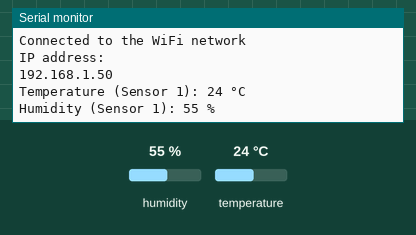
Simulated run of this sketch. Board: ESP32. On the bench: the last lines printed to the serial monitor. Inputs (shaded band) come from the test bench; at power-on: humidity 55 %, temperature 24 °C. WiFi joins after 1.5 s; servers stay silent unless stated; web services answer with replies made up by the test bench.

Above: at 2.7 s.
2.8 s: humidity set to 22 %
At 5.6 s:
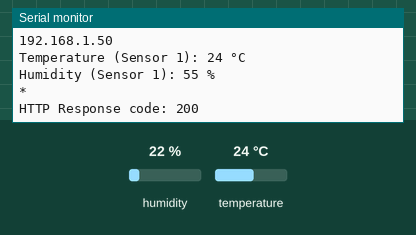
6.2 s: temperature set to 12 °C
At 7.7 s:
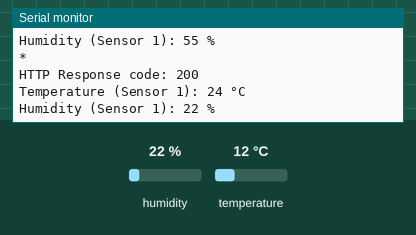
8.8 s: humidity set to 40 %
At 8.97 s:
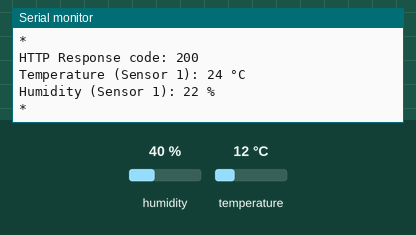
Timing chart, 0 to 11.8 s (numbered marks = the images above; inputs shaded):
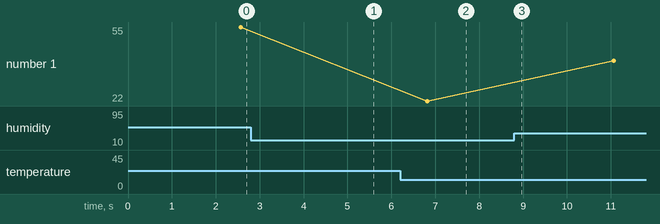

Measured:
- plotted number 1: 22 → 40 after the input at 8.8 s

The sketch:

sketch_oct1a_copy_20241218124431.ino
```cpp
#include <DHT11.h>
#include "WiFi.h"
#include <HTTPClient.h>

// Create instances of the DHT11 class for the two sensors.
DHT11 dht11_1(4);  // Sensor 1 connected to Digital I/O Pin 4.
const char* ssid = "DragonFi";
const char* password =  "NIPERADAMAS";

const char* serverName = "https://api.thingspeak.com/update?api_key=WM1WOR0A735TXP4J"; // ThingSpeak API endpoint
unsigned long lastRestartTime = 0;

void setup() {
    // Initialize serial communication to allow debugging and data readout.
    Serial.begin(9600);
    Serial.println("Power_on");
    WiFi.begin(ssid, password);

    while (WiFi.status() != WL_CONNECTED) {
        delay(500);
        Serial.println("Connecting to WiFi..");
    }

    Serial.println("Connected to the WiFi network");
    Serial.println("IP address: ");
    Serial.println(WiFi.localIP());
}

void loop() {
    if (WiFi.status() != WL_CONNECTED) {
        Serial.println("Reconnecting to WiFi...");
        WiFi.disconnect();
        WiFi.reconnect();
    }

    // Attempt to read the temperature and humidity values from the first DHT11 sensor.
    int temperature = dht11_1.readTemperature();
    int humidity = dht11_1.readHumidity();

    // Check and print the results for the first sensor.
    if (!isnan(temperature) && !isnan(humidity)) {
        Serial.print("Temperature (Sensor 1): ");
        Serial.print(temperature);
        Serial.println(" °C");

        Serial.print("Humidity (Sensor 1): ");
        Serial.print(humidity);
        Serial.println(" %");
    } else {
        Serial.println("Error reading from Sensor 1");
    }

    delay(2000);
    Serial.println("*");

    if (WiFi.status() == WL_CONNECTED) {
        HTTPClient http;

        // Build the full request URL with temperature and humidity data
       // String serverPath = serverName + "&field1=" + String(temperature) + "&field2=" + String(humidity);
        String serverPath = String(serverName) + "&field1=" + String(temperature) + "&field2=" + String(humidity);

        // Your Domain name with URL path or IP address with path
        http.begin(serverPath);

        // Send HTTP GET request to ThingSpeak
        int httpResponseCode = http.GET();

        if (httpResponseCode > 0) {
            Serial.print("HTTP Response code: ");
            Serial.println(httpResponseCode);
        } else {
            Serial.print("Error code: ");
            Serial.println(httpResponseCode);
        }

        // Free resources
        http.end();
    } else {
        Serial.println("WiFi Disconnected");
    }

    // Send an HTTP GET request every 1 second
    delay(1000);

    // Restart ESP32 every 24 hours
    if (millis() - lastRestartTime >= 24 * 60 * 60 * 1000) {
        Serial.println("Restarting ESP32...");
        // ESP.restart();
    }
}
```
